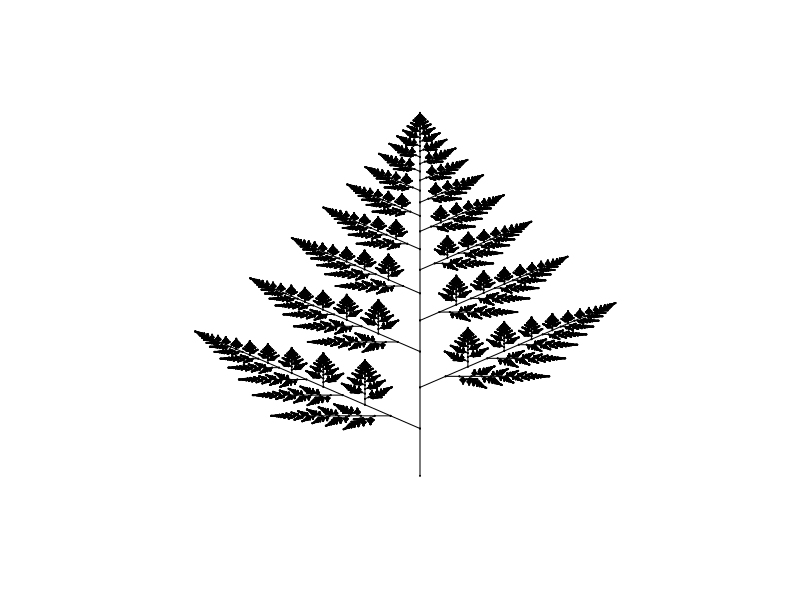

This chart was generated by the following R code:
rm(list=ls())
graphics.off()

chaos_game <- function(){
  A = c(0,0)
  B = c(3,4)
  C = c(4,1)
  P = list(A,B,C)
  move_point = A
  plot(0:4, 0:4, type = "n")
  points(x = move_point[1],y= move_point[2], cex = 0.2)
  for (i in (1:100000)) {
    direc = unlist(sample(P,1))
    move_point = c(((move_point[1] + direc[1])/2), ((move_point[2] + direc[2])/2))
    points(x = move_point[1], y = move_point[2], cex = 0.2)
  }
}

# Challenge E
chaos_game_initial <- function(){
  A = c(0,0)
  B = c(3,4)
  C = c(4,1)
  P = list(A,B,C)
  move_point = c(1,3)
  plot(0:4, 0:4, type = "n")
  points(x = move_point[1],y= move_point[2], cex = 0.5, col = "red")
  for (i in (1:20)) {
    direc = unlist(sample(P,1))
    move_point = c(((move_point[1] + direc[1])/2), ((move_point[2] + direc[2])/2))
    points(x = move_point[1], y = move_point[2], cex = 0.5, col = "red")
  }
  for (i in (1:1000)) {
    direc = unlist(sample(P,1))
    move_point = c(((move_point[1] + direc[1])/2), ((move_point[2] + direc[2])/2))
    points(x = move_point[1], y = move_point[2], cex = 0.5, col = "blue")
  }
}

chaos_game_classic <- function(){
  A = c(0,0)
  B = c(2,2*sqrt(3))
  C = c(4,0)
  P = list(A,B,C)
  move_point = A
  plot(0:4, 0:4, type = "n")
  points(x = move_point[1],y= move_point[2], cex = 0.2)
  for (i in (1:100000)) {
    direc = unlist(sample(P,1))
    move_point = c(((move_point[1] + direc[1])/2), ((move_point[2] + direc[2])/2))
    points(x = move_point[1], y = move_point[2], cex = 0.2)
  }
}

chaos_game_fun <- function(){
  A = c(2,0)
  B = c(2,4)
  C = c(2+sqrt(3),3)
  D = c(2+sqrt(3),1)
  E = c(2-sqrt(3),3)
  F = c(2-sqrt(3),1)
  
  P = list(A,B,C,D,E,F)
  move_point = A
  plot(0:2, 0:2, type = "n")
  points(x = move_point[1],y= move_point[2], cex = 0.2)
  for (i in (1:100000)) {
    direc = unlist(sample(P,1))
    move_point = c(((move_point[1] + direc[1])/3), ((move_point[2] + direc[2])/3))
    points(x = move_point[1], y = move_point[2], cex = 0.2)
  }
}


turtle <- function(start,direc,len){
  radians=direc * (pi/180)
  points(x = start[1], y= start[2], cex = 0.1)
  end = c(((len * (cos(radians)))+start[1]), ((len * sin(radians))+start[2]))
  x = c(start[1], end[1])
  y = c(start[2], end[2])
  lines(x, y)
  return(end)
}

elbow <- function(start,direc,len){
  first=turtle(start,direc,len)
  second=turtle(first,direc-45,0.95*len)
}

spiral <- function(start,direc,len){
  step=turtle(start,direc,len)
  spiral(step,direc-45,0.95*len)
}

spiral_2 <- function(start,direc,len){
  if (len > 0.2){
    step=turtle(start, direc, len)
    spiral_2(step, direc-45, 0.95*(len))
  }
}

tree <- function(start,direc,len){
  if (len > 0.7){
    step=turtle(start, direc, len)
    tree(step, direc-45, 0.65*(len))
    tree(step, direc+45, 0.65*(len))
  }
}

fern <- function(start,direc,len){
  step=turtle(start, direc, len)
  if (len > 0.7){
    fern(step, direc, 0.87*(len))
    fern(step, direc+45, 0.38*(len))
  }
}


fern_2 <- function(start, direc, len, dir){
  start = turtle(start, direc, len)
  if (len > 0.2){
    fern_2(start, direc + dir*45, len*0.38, dir)
    fern_2(start, direc, len*0.87, -dir)
  }
}

plot(0,0,xlim=c(0,400),ylim=c(0,570),type="n" ,ann = F, bty = "n", xaxt = "n", yaxt ="n")
fern_2(c(200,10),90,70,1)

